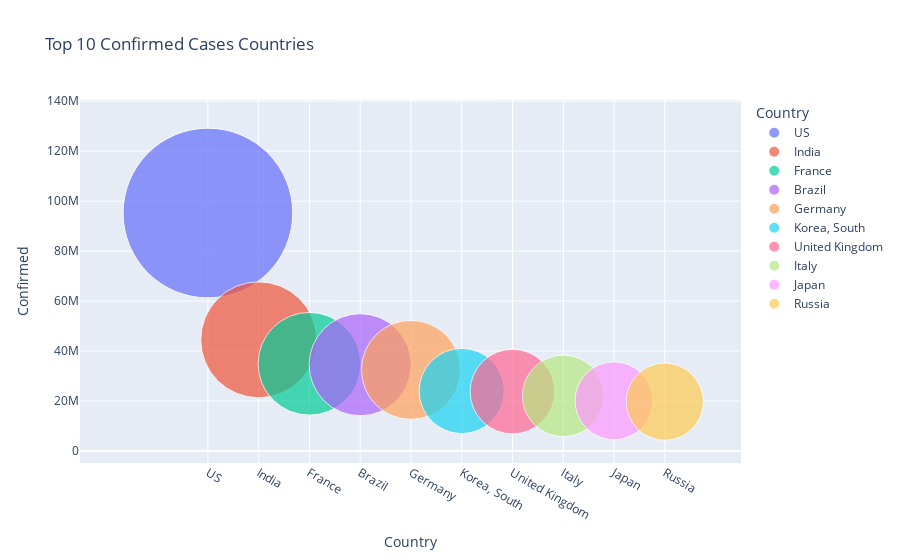

Notebook cell for this chart:
### Markdown cell above
### Exploratory Data Analysis and Data Visualization
 Exploratory Data Analysis & Visualization

Denne proces er ret lang, da den er hjertet og sjælen i dataanalyse. Så jeg har opdelt denne proces i tre trin:

a. Rangering af lande og provinser (baseret på COVID-19-aspekter)

b. Tidsserie om COVID-19-tilfælde

c. Klassificering og fordeling af sager

### Code cell
# a. top10_confirmed
top10_confirmed = pd.DataFrame(data.groupby('Country')['Confirmed'].sum().nlargest(10).sort_values(ascending = False))
fig1 = px.scatter(top10_confirmed, x = top10_confirmed.index, y = 'Confirmed', size = 'Confirmed', size_max = 120,
                color = top10_confirmed.index, title = 'Top 10 Confirmed Cases Countries')
fig1.show()

### Figure 1 — Plotly figure (JSON) as saved in the notebook; plotly's stock layout.template omitted (floating-point values rounded to 4 significant figures)
{"data": [{"hovertemplate": "Country=%{x}<br>Confirmed=%{marker.size}<extra></extra>", "legendgroup": "US", "marker": {"color": "#636efa", "size": [95242750], "sizemode": "area", "sizeref": 6614.0, "symbol": "circle"}, "mode": "markers", "name": "US", "orientation": "v", "showlegend": true, "type": "scatter", "x": ["US"], "xaxis": "x", "y": [95242750], "yaxis": "y"}, {"hovertemplate": "Country=%{x}<br>Confirmed=%{marker.size}<extra></extra>", "legendgroup": "India", "marker": {"color": "#EF553B", "size": [44495359], "sizemode": "area", "sizeref": 6614.0, "symbol": "circle"}, "mode": "markers", "name": "India", "orientation": "v", "showlegend": true, "type": "scatter", "x": ["India"], "xaxis": "x", "y": [44495359], "yaxis": "y"}, {"hovertemplate": "Country=%{x}<br>Confirmed=%{marker.size}<extra></extra>", "legendgroup": "France", "marker": {"color": "#00cc96", "size": [34898909], "sizemode": "area", "sizeref": 6614.0, "symbol": "circle"}, "mode": "markers", "name": "France", "orientation": "v", "showlegend": true, "type": "scatter", "x": ["France"], "xaxis": "x", "y": [34898909], "yaxis": "y"}, {"hovertemplate": "Country=%{x}<br>Confirmed=%{marker.size}<extra></extra>", "legendgroup": "Brazil", "marker": {"color": "#ab63fa", "size": [34516739], "sizemode": "area", "sizeref": 6614.0, "symbol": "circle"}, "mode": "markers", "name": "Brazil", "orientation": "v", "showlegend": true, "type": "scatter", "x": ["Brazil"], "xaxis": "x", "y": [34516739], "yaxis": "y"}, {"hovertemplate": "Country=%{x}<br>Confirmed=%{marker.size}<extra></extra>", "legendgroup": "Germany", "marker": {"color": "#FFA15A", "size": [32452250], "sizemode": "area", "sizeref": 6614.0, "symbol": "circle"}, "mode": "markers", "name": "Germany", "orientation": "v", "showlegend": true, "type": "scatter", "x": ["Germany"], "xaxis": "x", "y": [32452250], "yaxis": "y"}, {"hovertemplate": "Country=%{x}<br>Confirmed=%{marker.size}<extra></extra>", "legendgroup": "Korea, South", "marker": {"color": "#19d3f3", "size": [24004887], "sizemode": "area", "sizeref": 6614.0, "symbol": "circle"}, "mode": "markers", "name": "Korea, South", "orientation": "v", "showlegend": true, "type": "scatter", "x": ["Korea, South"], "xaxis": "x", "y": [24004887], "yaxis": "y"}, {"hovertemplate": "Country=%{x}<br>Confirmed=%{marker.size}<extra></extra>", "legendgroup": "United Kingdom", "marker": {"color": "#FF6692", "size": [23771572], "sizemode": "area", "sizeref": 6614.0, "symbol": "circle"}, "mode": "markers", "name": "United Kingdom", "orientation": "v", "showlegend": true, "type": "scatter", "x": ["United Kingdom"], "xaxis": "x", "y": [23771572], "yaxis": "y"}, {"hovertemplate": "Country=%{x}<br>Confirmed=%{marker.size}<extra></extra>", "legendgroup": "Italy", "marker": {"color": "#B6E880", "size": [22035291], "sizemode": "area", "sizeref": 6614.0, "symbol": "circle"}, "mode": "markers", "name": "Italy", "orientation": "v", "showlegend": true, "type": "scatter", "x": ["Italy"], "xaxis": "x", "y": [22035291], "yaxis": "y"}, {"hovertemplate": "Country=%{x}<br>Confirmed=%{marker.size}<extra></extra>", "legendgroup": "Japan", "marker": {"color": "#FF97FF", "size": [20074857], "sizemode": "area", "sizeref": 6614.0, "symbol": "circle"}, "mode": "markers", "name": "Japan", "orientation": "v", "showlegend": true, "type": "scatter", "x": ["Japan"], "xaxis": "x", "y": [20074857], "yaxis": "y"}, {"hovertemplate": "Country=%{x}<br>Confirmed=%{marker.size}<extra></extra>", "legendgroup": "Russia", "marker": {"color": "#FECB52", "size": [19722556], "sizemode": "area", "sizeref": 6614.0, "symbol": "circle"}, "mode": "markers", "name": "Russia", "orientation": "v", "showlegend": true, "type": "scatter", "x": ["Russia"], "xaxis": "x", "y": [19722556], "yaxis": "y"}], "layout": {"legend": {"itemsizing": "constant", "title": {"text": "Country"}, "tracegroupgap": 0}, "title": {"text": "Top 10 Confirmed Cases Countries"}, "xaxis": {"anchor": "y", "categoryarray": ["US", "India", "France", "Brazil", "Germany", "Korea, South", "United Kingdom", "Italy", "Japan", "Russia"], "categoryorder": "array", "domain": [0, 1], "title": {"text": "Country"}}, "yaxis": {"anchor": "x", "domain": [0, 1], "title": {"text": "Confirmed"}}}}
